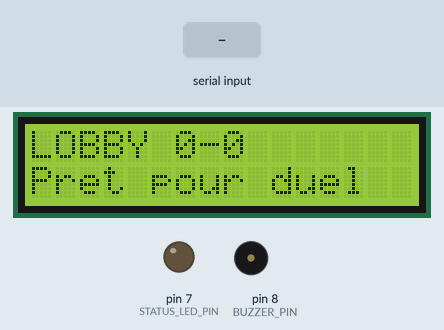
The sketch below on a simulated Arduino Uno, built with avr-gcc and run on an emulated ATmega328P. On the bench: 16×2 character LCD, output pins drawn as LEDs (lit = HIGH), buzzer (waves = sounding). Dashed ring = blinking. The inputs (shaded band) are chosen by the test bench.

Above: at 1.9 s.
2.0 s: "WINNER:\n" received over Serial
At 3.5 s:
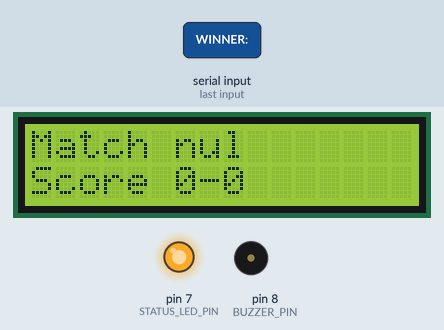
3.8 s: "STATE:\n" received over Serial
At 6.2 s:
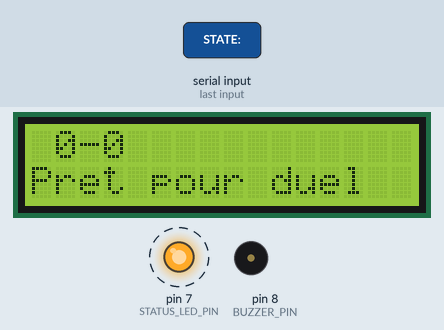
6.8 s: "RESET\n" received over Serial
At 8.1 s:
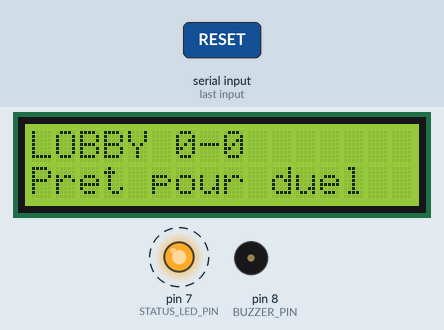
9.8 s: "WINNER:90\n" received over Serial
At 10.27 s:
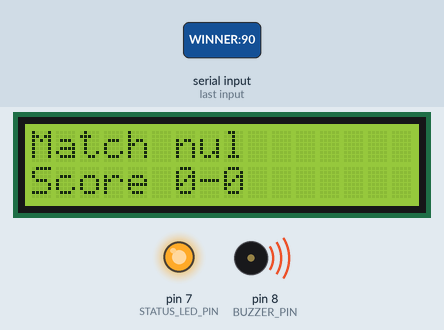
Timing chart, 0 to 12.8 s (numbered marks = the images above; inputs shaded):
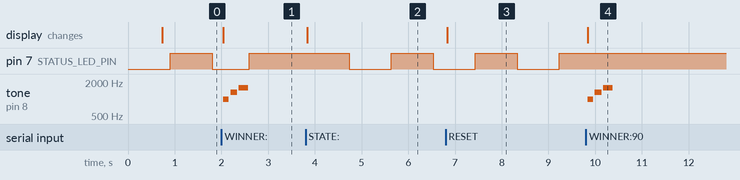

Measured:
- after the input at 2.0 s, tone on pin 8 (BUZZER_PIN): plays 988 Hz for 0.12 s, 1319 Hz for 0.14 s, 1568 Hz for 0.20 s, starting at once; the display: changes at once (image 1)
- after the input at 3.8 s, pin 7 (STATUS_LED_PIN): HIGH → LOW after 0.94 s, → HIGH 0.90 s later, → LOW 0.90 s later; the display: changes at once (image 2)
- after the input at 6.8 s, the display: changes at once (image 3)
- after the input at 9.8 s, pin 7 (STATUS_LED_PIN): stays HIGH (without the input it goes to LOW after 0.33 s); tone on pin 8 (BUZZER_PIN): plays 988 Hz for 0.12 s, 1319 Hz for 0.14 s, 1568 Hz for 0.20 s, starting at once; the display: changes at once (image 4)

The sketch:

ArenaDuelArduinoV1.ino
```cpp
#include <Wire.h>
#include <LiquidCrystal_I2C.h>

const uint8_t LCD_I2C_ADDRESS = 0x27;
const uint8_t LCD_COLUMNS = 16;
const uint8_t LCD_ROWS = 2;

const uint8_t STATUS_LED_PIN = 7;
const uint8_t BUZZER_PIN = 8;

const unsigned long COMBAT_BLINK_MS = 250;
const unsigned long LOBBY_BLINK_MS = 900;

LiquidCrystal_I2C lcd(LCD_I2C_ADDRESS, LCD_COLUMNS, LCD_ROWS);

String currentState = "LOBBY";
String currentWinner = "DRAW";
String incomingLine = "";
int scoreA = 0;
int scoreB = 0;
bool ledState = false;
unsigned long lastBlinkAtMs = 0;

void setup() {
  pinMode(STATUS_LED_PIN, OUTPUT);
  pinMode(BUZZER_PIN, OUTPUT);
  digitalWrite(STATUS_LED_PIN, LOW);
  noTone(BUZZER_PIN);

  Serial.begin(115200);

  lcd.init();
  lcd.backlight();
  renderBootScreen();
  delay(600);
  resetMatchState();
  renderScreen();
}

void loop() {
  readSerialProtocol();
  updateStatusLed();
}

void readSerialProtocol() {
  while (Serial.available() > 0) {
    char readChar = static_cast<char>(Serial.read());

    if (readChar == '\r') {
      continue;
    }

    if (readChar == '\n') {
      handleProtocolLine(incomingLine);
      incomingLine = "";
      continue;
    }

    incomingLine += readChar;
  }
}

void handleProtocolLine(String line) {
  line.trim();
  if (line.length() == 0) {
    return;
  }

  if (line == "RESET") {
    resetMatchState();
    renderScreen();
    return;
  }

  if (line.startsWith("STATE:")) {
    currentState = line.substring(6);
    currentState.trim();
    currentState.toUpperCase();
    renderScreen();
    return;
  }

  if (line.startsWith("SCORE:")) {
    parseScore(line.substring(6));
    renderScreen();
    return;
  }

  if (line.startsWith("WINNER:")) {
    currentWinner = line.substring(7);
    currentWinner.trim();
    currentWinner.toUpperCase();
    currentState = "RESULT";
    renderScreen();
    playWinnerTone();
    return;
  }
}

void parseScore(String payload) {
  int separatorIndex = payload.indexOf(',');
  if (separatorIndex < 0) {
    return;
  }

  scoreA = payload.substring(0, separatorIndex).toInt();
  scoreB = payload.substring(separatorIndex + 1).toInt();
}

void resetMatchState() {
  currentState = "LOBBY";
  currentWinner = "DRAW";
  scoreA = 0;
  scoreB = 0;
}

void renderBootScreen() {
  lcd.clear();
  lcd.setCursor(0, 0);
  lcd.print(padRight("Arena Duel", LCD_COLUMNS));
  lcd.setCursor(0, 1);
  lcd.print(padRight("Bridge Arduino", LCD_COLUMNS));
}

void renderScreen() {
  lcd.clear();

  lcd.setCursor(0, 0);
  lcd.print(buildFirstRow());

  lcd.setCursor(0, 1);
  lcd.print(buildSecondRow());
}

String buildFirstRow() {
  if (currentState == "RESULT") {
    if (currentWinner == "A") {
      return padRight("Victoire A", LCD_COLUMNS);
    }
    if (currentWinner == "B") {
      return padRight("Victoire B", LCD_COLUMNS);
    }
    return padRight("Match nul", LCD_COLUMNS);
  }

  String stateLabel = currentState;
  if (stateLabel.length() > 6) {
    stateLabel = stateLabel.substring(0, 6);
  }
  return padRight(stateLabel + " " + String(scoreA) + "-" + String(scoreB), LCD_COLUMNS);
}

String buildSecondRow() {
  if (currentState == "RESULT") {
    return padRight("Score " + String(scoreA) + "-" + String(scoreB), LCD_COLUMNS);
  }

  if (currentState == "COMBAT") {
    return padRight("LCD+Buzzer OK", LCD_COLUMNS);
  }

  return padRight("Pret pour duel", LCD_COLUMNS);
}

void updateStatusLed() {
  unsigned long now = millis();

  if (currentState == "RESULT") {
    digitalWrite(STATUS_LED_PIN, HIGH);
    return;
  }

  unsigned long blinkDelay = currentState == "COMBAT"
    ? COMBAT_BLINK_MS
    : LOBBY_BLINK_MS;

  if (now - lastBlinkAtMs < blinkDelay) {
    return;
  }

  lastBlinkAtMs = now;
  ledState = !ledState;
  digitalWrite(STATUS_LED_PIN, ledState ? HIGH : LOW);
}

void playWinnerTone() {
  tone(BUZZER_PIN, 988, 120);
  delay(160);
  tone(BUZZER_PIN, 1319, 140);
  delay(180);
  tone(BUZZER_PIN, 1568, 200);
  delay(220);
  noTone(BUZZER_PIN);
}

String padRight(String value, uint8_t width) {
  if (value.length() >= width) {
    return value.substring(0, width);
  }

  while (value.length() < width) {
    value += " ";
  }
  return value;
}
```
